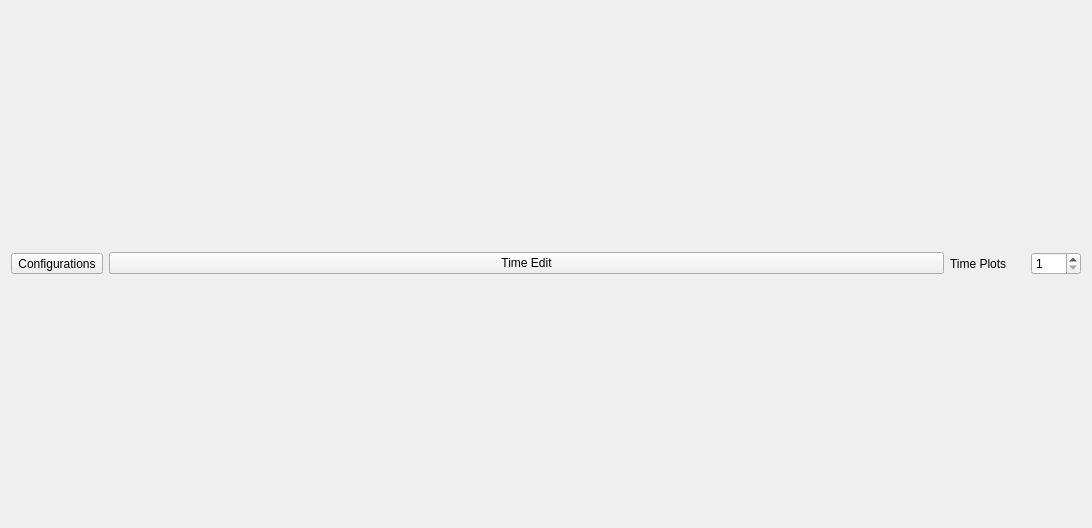
<?xml version="1.0" encoding="UTF-8"?>
<ui version="4.0">
 <class>Form</class>
 <widget class="QWidget" name="Form">
  <property name="geometry">
   <rect>
    <x>0</x>
    <y>0</y>
    <width>1092</width>
    <height>528</height>
   </rect>
  </property>
  <property name="windowTitle">
   <string>Form</string>
  </property>
  <layout class="QGridLayout" name="gridLayout">
   <item row="0" column="0">
    <widget class="QToolButton" name="signal_edit_tool_button">
     <property name="text">
      <string>Configurations</string>
     </property>
    </widget>
   </item>
   <item row="0" column="1">
    <widget class="PyDMRelatedDisplayButton" name="time_edit_button">
     <property name="toolTip">
      <string/>
     </property>
     <property name="text">
      <string>Time Edit</string>
     </property>
     <property name="shortcut">
      <string>Ctrl+T</string>
     </property>
     <property name="filenames" stdset="0">
      <stringlist>
       <string>PyStripToolTimeManip.ui</string>
      </stringlist>
     </property>
    </widget>
   </item>
   <item row="0" column="2">
    <widget class="QLabel" name="timeplots_number_label">
     <property name="maximumSize">
      <size>
       <width>75</width>
       <height>16777215</height>
      </size>
     </property>
     <property name="text">
      <string>Time Plots</string>
     </property>
    </widget>
   </item>
   <item row="1" column="0" colspan="4">
    <layout class="QGridLayout" name="timeplot_glayout"/>
   </item>
   <item row="0" column="3">
    <widget class="QSpinBox" name="timeplots_number_spinbox">
     <property name="maximumSize">
      <size>
       <width>50</width>
       <height>16777215</height>
      </size>
     </property>
     <property name="minimum">
      <number>1</number>
     </property>
     <property name="maximum">
      <number>12</number>
     </property>
    </widget>
   </item>
  </layout>
 </widget>
 <customwidgets>
  <customwidget>
   <class>PyDMRelatedDisplayButton</class>
   <extends>QPushButton</extends>
   <header>pydm.widgets.related_display_button</header>
  </customwidget>
 </customwidgets>
 <resources/>
 <connections/>
</ui>
